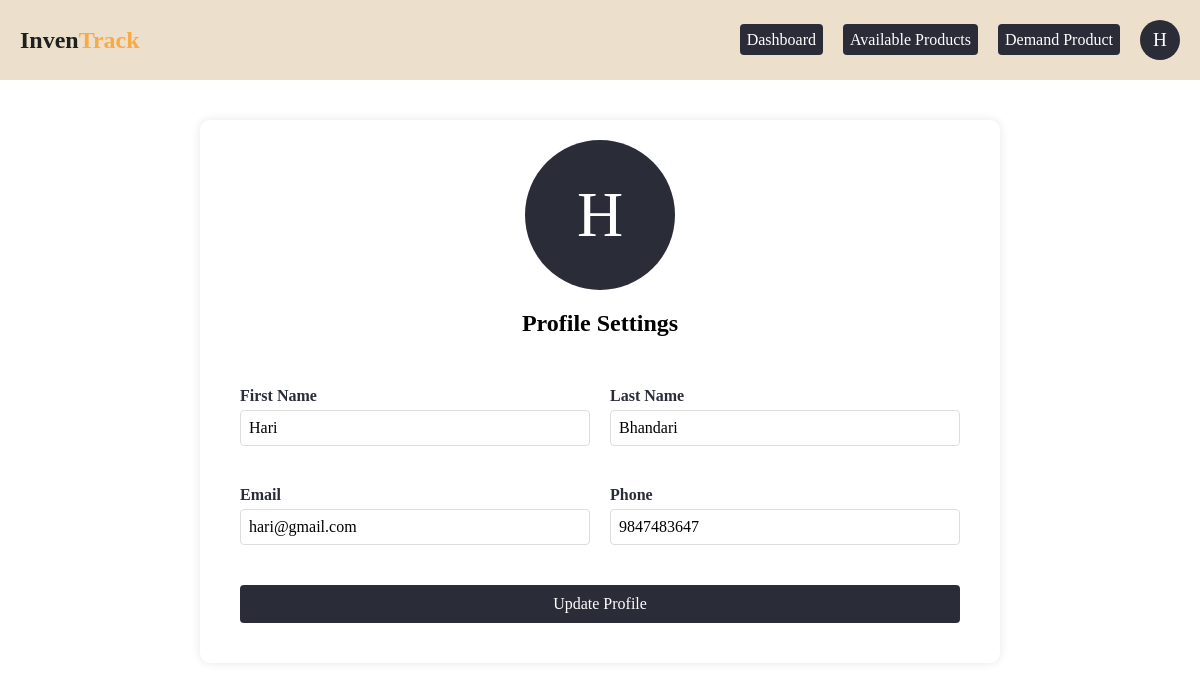
The page /pages/user/profile.php (signed in) on the database its author committed.
### tables this page shows
CREATE TABLE `clients` (
  `client_id` int(11) NOT NULL,
  `first_name` varchar(20) NOT NULL,
  `middle_name` varchar(20) DEFAULT NULL,
  `last_name` varchar(20) NOT NULL,
  `shop_name` varchar(30) NOT NULL,
  `email` varchar(100) NOT NULL,
  `phone_number` varchar(11) NOT NULL,
  `address` text NOT NULL,
  `passkey` varchar(16) NOT NULL,
  `postal_code` int(11) NOT NULL
);

### pages/user/profile.php (the view, shortened to what this page needs)
<?php
require '../../config.php';
$email = $_SESSION['email'];
$sql = "SELECT * FROM clients WHERE email = '$email'";
$result = mysqli_query($conn, $sql);
$user = mysqli_fetch_assoc($result);
?>
<!DOCTYPE html>
<html lang="en">
<head>
    <link rel="stylesheet" href="../../assets/css/admin-dashboard.css" />
    <link rel="stylesheet" href="https://cdnjs.cloudflare.com/ajax/libs/font-awesome/6.0.0-beta3/css/all.min.css">
</head>
<body>
    <nav>
        <ul class="navbar">
            <li>
                <h1>Inven<span style="color: rgb(247, 170, 70)">Track</span></h1>
            </li>
            <ul class="nav-links">
                <li><a class="create-admin" href="home.php">Dashboard</a></li>
                <li><a class="create-admin" href="available-products.php">Available Products</a></li>
                <li><a class="create-admin" href="create-request.php">Demand Product</a></li>
                <li style="position: relative;">
                    <div class="profile-circle" style="width: 40px; height: 40px; background-color: #2a2d38; border-radius: 50%; display: flex; align-items: center; justify-content: center; cursor: pointer;">
                        <span style="color: white; font-size: 1.2rem;">
                            <?php echo strtoupper(substr($_SESSION['first_name'], 0, 1)); ?>
                        </span>
                    </div>
                </li>
            </ul>
        </ul>
    </nav>
    <div class="profile-container">
        <div class="profile-header">
            <div class="profile-avatar">
                <span><?php echo strtoupper(substr($_SESSION['first_name'], 0, 1)); ?></span>
            </div>
            <h2>Profile Settings</h2>
        </div>
        <form method="POST" class="profile-form">
            <div class="form-group">
                <label for="first_name">First Name</label>
                <input type="text" id="first_name" name="first_name" value="<?php echo $user['first_name']; ?>" required>
            </div>
            <div class="form-group">
                <label for="last_name">Last Name</label>
                <input type="text" id="last_name" name="last_name" value="<?php echo $user['last_name']; ?>" required>
            </div>
            <div class="form-group">
                <label for="email">Email</label>
                <input type="email" id="email" name="email" value="<?php echo $user['email']; ?>" required>
            </div>
            <div class="form-group">
                <label for="phone">Phone</label>
                <input type="tel" id="phone_number" name="phone_number" value="<?php echo $user['phone_number']; ?>" required>
            </div>
            <button type="submit" class="update-btn">Update Profile</button>
        </form>
    </div>
</body>
</html>

### assets/css/admin-dashboard.css (style rules this page uses)
* { font-family: Poppins; margin: 0; padding: 0; box-sizing: border-box; }
.navbar { list-style: none; display: flex; justify-content: space-between; align-items: center; padding: 10px 20px; background-color: #ECDFCC; height: 80px; z-index: 1; }
li { color: #1E201E; }
nav { z-index: 1; width: 100%; }

### pages/user/profile.php (style rules this page uses)
.profile-container { max-width: 800px; margin: 40px auto; padding: 20px; background-color: white; border-radius: 10px; box-shadow: 0 0 10px rgba(0,0,0,0.1); }
.profile-header { text-align: center; margin-bottom: 30px; }
.profile-avatar { width: 150px; height: 150px; background-color: #2a2d38; border-radius: 50%; display: flex; align-items: center; justify-content: center; margin: 0 auto 20px; }
.profile-avatar span { color: white; font-size: 4rem; }
.profile-form { display: grid; grid-template-columns: 1fr 1fr; gap: 20px; padding: 20px; }
.form-group { margin-bottom: 20px; }
.form-group label { display: block; margin-bottom: 5px; font-weight: bold; color: #2a2d38; }
.form-group input { width: 100%; padding: 8px; border: 1px solid #ddd; border-radius: 4px; font-size: 1rem; }
.update-btn { grid-column: span 2; background-color: #2a2d38; color: white; padding: 10px 20px; border: none; border-radius: 4px; cursor: pointer; font-size: 1rem; transition: 0.3s ease; }
.nav-links { display: flex; gap: 20px; list-style: none; padding: 0; margin: 0; align-items: center; justify-content: center; }
.create-admin { text-decoration: none; color: white; font-size: 1rem; padding: 7px; background-color: #2a2d38; border-radius: 4px; transition: 0.3s ease-in; }

### rows shown on the page
clients: first_name "Hari", last_name "Bhandari", email "hari@gmail.com", phone_number "9847483647"

### other values the page prints
substr($_SESSION['first_name'], 0, 1) "H"
